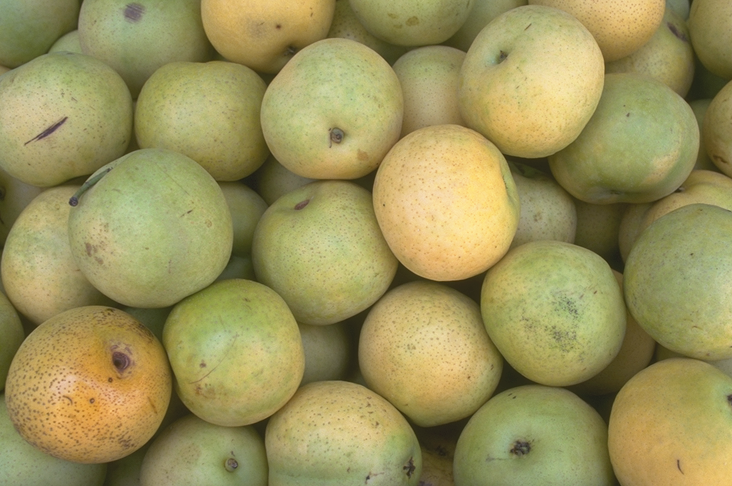
#> input picture 2/3/testImages/pears.png, 732 x 486 px, found by its file name
$ python test.py
#> lines starting #> are read from the running program, lines starting #| are printed output that depends on the picture
import cv2
import numpy as np
from skimage import color, segmentation, filters, morphology
from scipy import ndimage as ndi
import matplotlib.pyplot as plt

# 读取图像
image = cv2.imread('C:/Users/Bin/Desktop/Master OBV/Master-WS/BALG/testImages/pears.png')
#> image is the input picture: shape (486, 732, 3); mean B, G, R 91.1, 146.4, 154.5
rgb_image = cv2.cvtColor(image, cv2.COLOR_BGR2RGB)
gray_image = cv2.cvtColor(image, cv2.COLOR_BGR2GRAY)
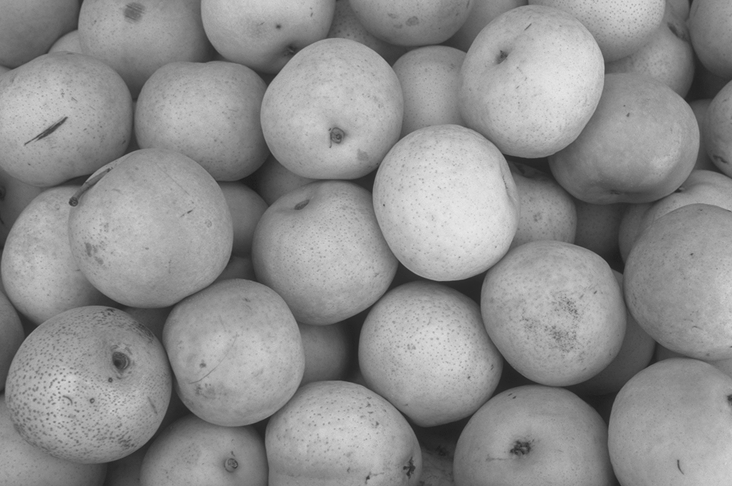
#> gray_image: shape (486, 732); min 28, max 232, mean 142.5

# 计算梯度
gradient = cv2.morphologyEx(gray_image, cv2.MORPH_GRADIENT, np.ones((3, 3)))
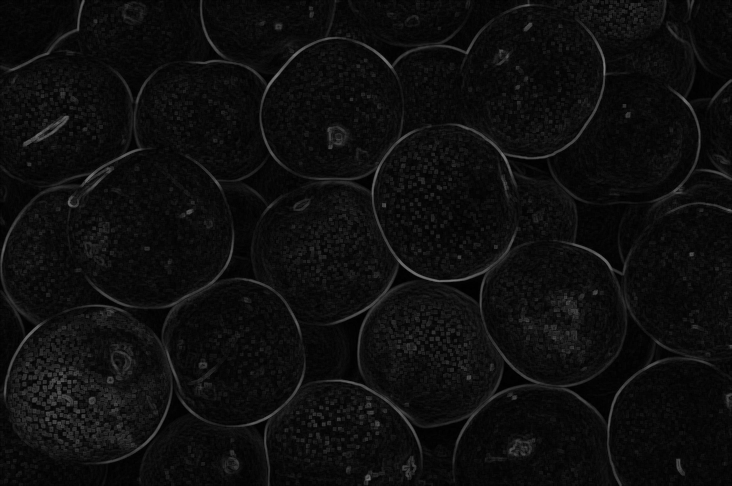
#> gradient: shape (486, 732); min 0, max 125, mean 13.9

# 应用区域最大值和阈值标记法获取初步标记
markers = ndi.label(gradient > filters.threshold_otsu(gradient))[0]
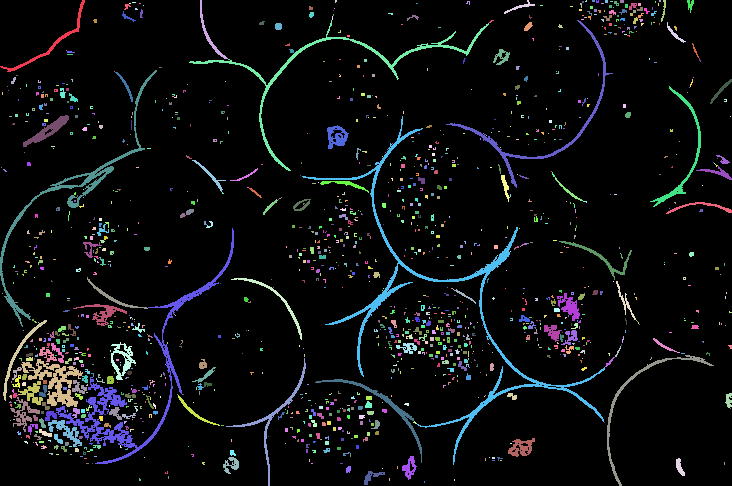
#> markers: shape (486, 732) int32; 1360 distinct labels, from 0 to 1359; one colour per label, 0 black

# 使用Geodesic SKIZ获取前景和背景标记
edges = filters.sobel(gray_image)
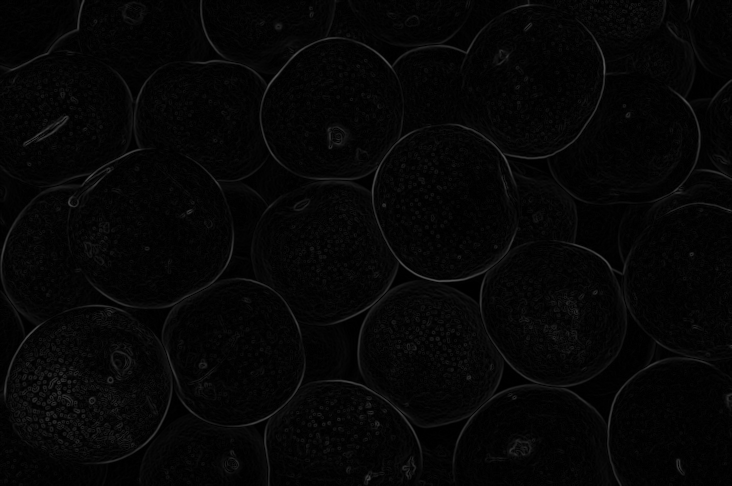
#> edges: shape (486, 732) float64; min 0, max 0.337, mean 0.0241
#> (the run stopped early here; a loop or call above may not have finished)

$ run again, with 2/3/testImages/hist.png copied over 2/3/testImages/pears.png
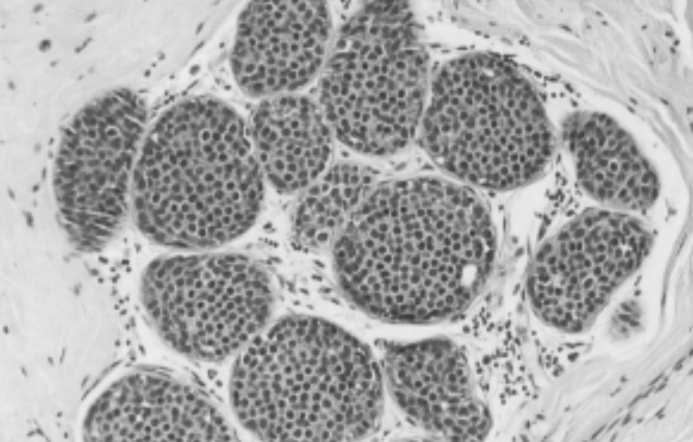
#> input picture 2/3/testImages/hist.png, 1386 x 883 px, found by its file name (shown at 1/2 size)
#> image is the input picture: shape (883, 1386, 3); min 56, max 236, mean 168.6
#> `markers = ndi.label(gradient > filters.threshold_otsu(gradient))[0]`:
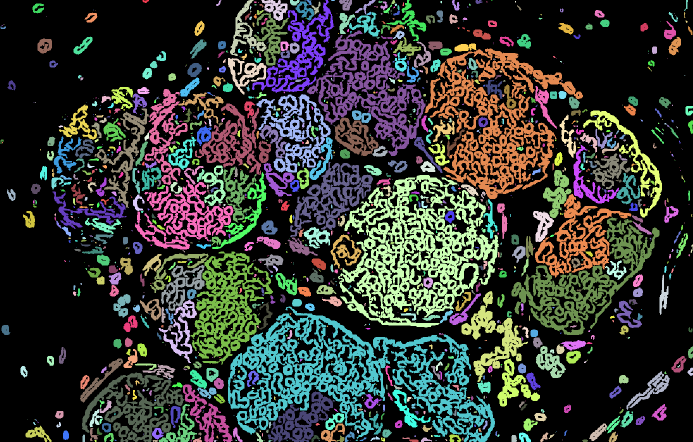
#> markers: shape (883, 1386) int32 (shown at 1/2 size); 1415 distinct labels, from 0 to 1414; one colour per label, 0 black
#> `edges = filters.sobel(gray_image)`:
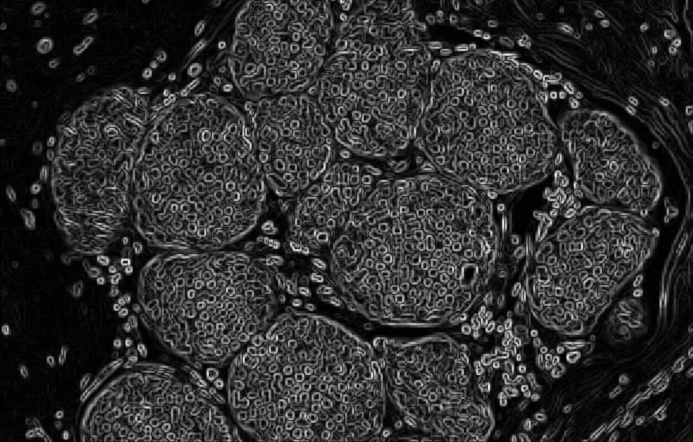
#> edges: shape (883, 1386) float64 (shown at 1/2 size); min 0, max 0.151, mean 0.0282; drawn with min black and max white
